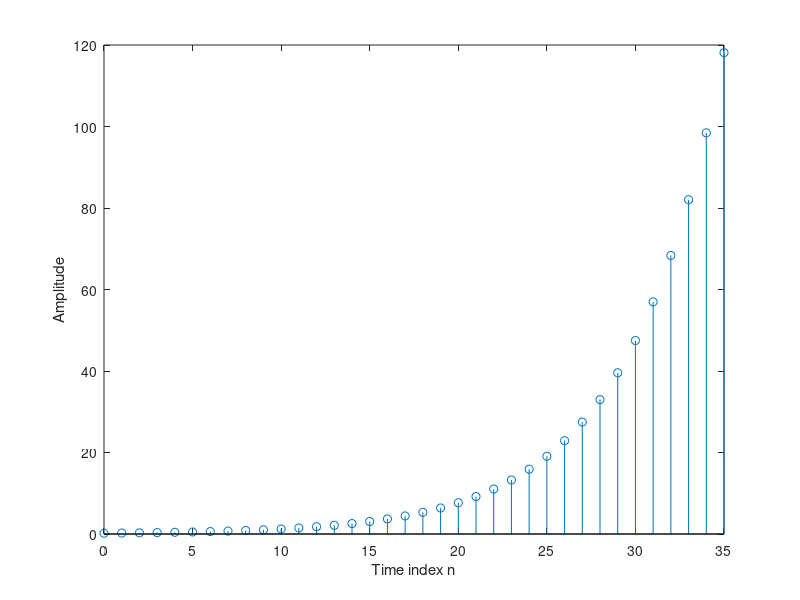

MATLAB code to generate this figure:
% Program P1_3
% Generation of a real exponential sequence
clf;
n = 0:35; a = 1.2; K = 0.2;
x = K * a .^ n;
stem(n, x);
xlabel('Time index n'); ylabel('Amplitude');
y = sum(x .* x);
